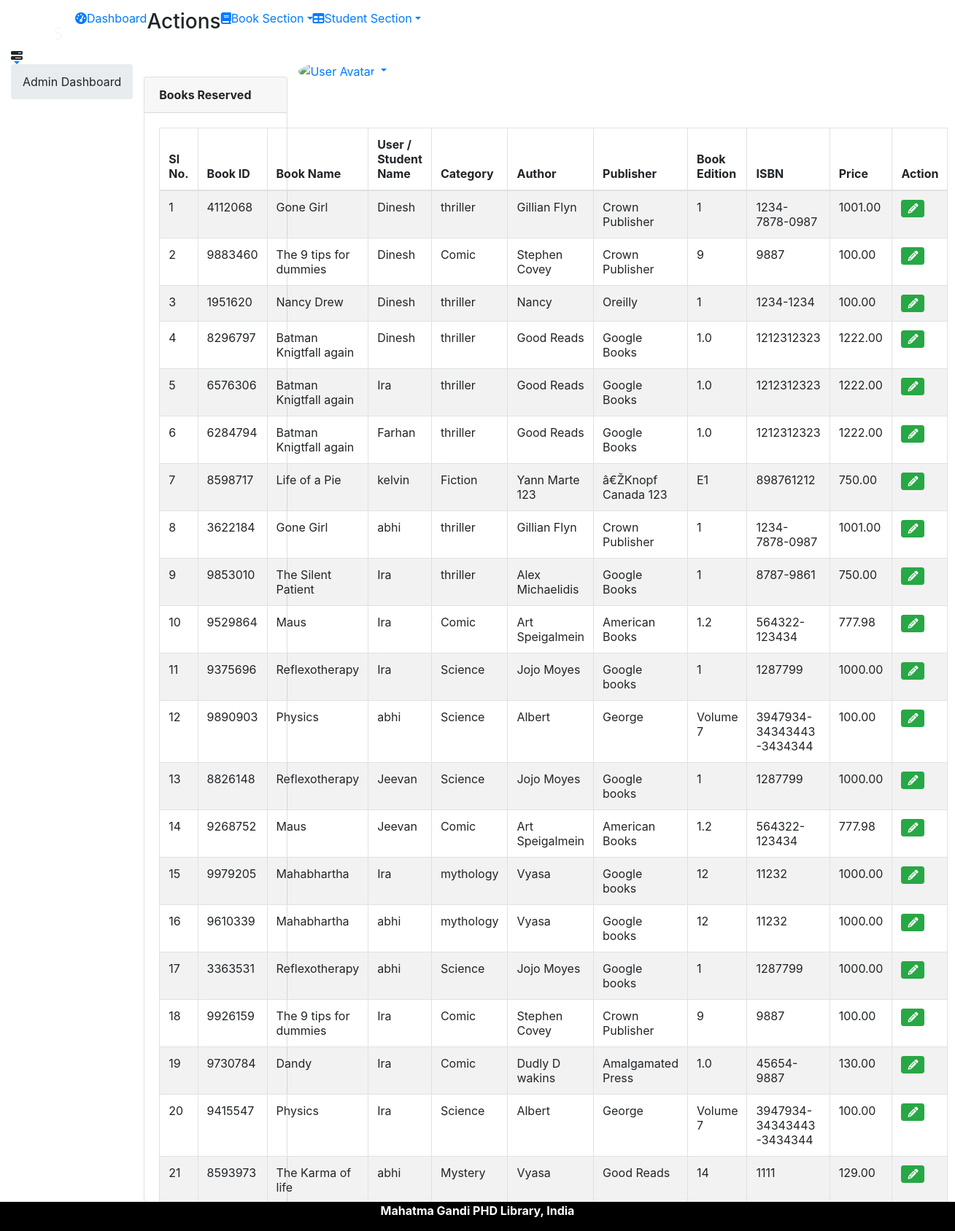
The page /admindashboard/books/reservedbooks.php (signed in) on the database its author committed.
### tables this page shows
CREATE TABLE `lmsbookloan` (
  `loanrunno` int(11) NOT NULL,
  `bookid` varchar(20) NOT NULL,
  `userid` int(50) NOT NULL,
  `createddate` datetime NOT NULL DEFAULT CURRENT_TIMESTAMP,
  `createdby` int(50) NOT NULL,
  `loanstartdate` varchar(90) NOT NULL,
  `loanenddate` varchar(90) NOT NULL,
  `loanstatus` varchar(50) NOT NULL,
  `lcactualreturndate` varchar(500) NOT NULL,
  `fine` decimal(10,2) NOT NULL
);

CREATE TABLE `lmsbook` (
  `bookid` varchar(20) NOT NULL,
  `ISBN` varchar(100) NOT NULL,
  `booktitle` varchar(200) NOT NULL,
  `bookedition` varchar(100) NOT NULL,
  `bookpublisher` varchar(80) NOT NULL,
  `bookprice` decimal(10,2) NOT NULL,
  `bookauthor` varchar(200) NOT NULL,
  `racknumber` varchar(50) NOT NULL,
  `bookonloan` varchar(100) NOT NULL,
  `bookcategory` varchar(50) NOT NULL,
  `createdby` int(50) NOT NULL,
  `createddate` datetime NOT NULL DEFAULT CURRENT_TIMESTAMP,
  `bookimage` varchar(50000) NOT NULL,
  `bookdesc` varchar(500) NOT NULL
);

CREATE TABLE `lmsaccount` (
  `userid` int(50) NOT NULL,
  `name` char(30) NOT NULL,
  `password` char(100) NOT NULL,
  `createddate` datetime NOT NULL DEFAULT CURRENT_TIMESTAMP,
  `createdby` char(16) NOT NULL,
  `userrole` char(20) NOT NULL
);

CREATE TABLE `lmslogo` (
  `no` int(11) NOT NULL,
  `college_details` varchar(500) NOT NULL,
  `image` varchar(500) NOT NULL
);

### admindashboard/include/config.php (called while the page is built, shortened)
<?php
 $con = new mysqli("localhost", "cc", "123456", "fenoza_library");
include $_SERVER['DOCUMENT_ROOT'] . "/install/library/include/functions.php";
$library = new Library();

### include/functions.php (called while the page is built, shortened)
<?php
class Library{
public function selectData($con, $select, $table){
	return mysqli_query($con, "select $select from $table");
}
}

### admindashboard/books/reservedbooks.php (the view, shortened to what this page needs)
<?php
include "../include/header.php";
$i = 1;
?>
<div class="content mt-3">
<div class="animated fadeIn">
<div class="row">
<div class="col-md-12">
<div class="card">
<div class="card-header">
<strong class="card-title">Books Reserved</strong>
</div>
<div class="card-body">
<?php if(isset($_SESSION['alert']))
$fetchbooks = $library->selectData($con, "*", "lmsbook inner join lmsbookloan on lmsbook.bookid = lmsbookloan.bookid inner join lmsaccount on lmsbookloan.userid = lmsaccount.userid where bookonloan = 'RESERVED' and loanstatus = 'RESERVED'");
	?>
<table id="bootstrap-data-table-export" class="table table-striped table-bordered">
<thead>
<tr>
<th>Sl No.</th>
 <th>Book ID</th>
<th>Book Name</th>
<th>User / Student Name</th>
<th>Category</th>
<th>Author</th>
<th>Publisher</th>
<th>Book Edition</th>
<th>ISBN</th>
<th>Price</th>
<th>Action</th>
</tr>
</thead>
<tbody>
<?php
while($rows = mysqli_fetch_assoc($fetchbooks)){
extract($rows);
	?>
<tr>
<td><?php
	echo $i++; ?></td>
<td><?php echo $bookid; ?></td>
<td><?php echo $booktitle; ?></td>
<td><?php echo $name; ?></td>
<td><?php echo $bookcategory; ?></td>
<td><?php echo $bookauthor; ?></td>
<td><?php echo $bookpublisher; ?></td>
<td><?php echo $bookedition; ?></td>
<td><?php echo $ISBN; ?></td>
<td><?php echo $bookprice; ?></td>
<td style = "width: auto"><div class = "btn-group">
<a href= "setreservebooks.php?loanno=<?php echo $loanrunno;?>&name=<?php echo $name;?>&book=<?php echo $booktitle?>&bookid=<?php echo $bookid;?>" class = "btn btn-success btn btn-sm fa fa-pencil"></a>
</div>
</td>
</tr>
		<?php   }  ?>
</tbody>
</table>
</div>
</div>
</div>
</div>
</div>
</div>
<?php
include "../include/footer.php";
?>

### admindashboard/include/footer.php (shortened to what this page needs)
<div class="footer">
 <p class="footer-text"> <b><?php echo $college_details; ?></b></p>
</div>
</body>
</html>

### admindashboard/include/header.php (style rules this page uses)
.row::after { content: ""; clear: both; display: table; }
.footer { position: fixed; left: 0; bottom: 0; width: 100%; background-color: black; text-align: center; }
.footer-text { color:#fff; }

### rows shown on the page
lmsbookloan: bookid "4112068", bookid.booktitle "Gone Girl", userid.name "Dinesh", bookid.bookcategory "thriller", bookid.bookauthor "Gillian Flyn", bookid.bookpublisher "Crown Publisher", bookid.bookedition "1", bookid.ISBN "1234-7878-0987", bookid.bookprice "1001.00"
lmsbookloan: bookid "9883460", bookid.booktitle "The 9 tips for dummies", userid.name "Dinesh", bookid.bookcategory "Comic", bookid.bookauthor "Stephen Covey", bookid.bookpublisher "Crown Publisher", bookid.bookedition "9", bookid.ISBN "9887", bookid.bookprice "100.00"
lmsbookloan: bookid "1951620", bookid.booktitle "Nancy Drew", userid.name "Dinesh", bookid.bookcategory "thriller", bookid.bookauthor "Nancy", bookid.bookpublisher "Oreilly", bookid.bookedition "1", bookid.ISBN "1234-1234", bookid.bookprice "100.00"
lmsbookloan: bookid "8296797", bookid.booktitle "Batman Knigtfall again", userid.name "Dinesh", bookid.bookcategory "thriller", bookid.bookauthor "Good Reads", bookid.bookpublisher "Google Books", bookid.bookedition "1.0", bookid.ISBN "1212312323", bookid.bookprice "1222.00"
lmsbookloan: bookid "6576306", bookid.booktitle "Batman Knigtfall again", userid.name "Ira", bookid.bookcategory "thriller", bookid.bookauthor "Good Reads", bookid.bookpublisher "Google Books", bookid.bookedition "1.0", bookid.ISBN "1212312323", bookid.bookprice "1222.00"
lmsbookloan: bookid "6284794", bookid.booktitle "Batman Knigtfall again", userid.name "Farhan", bookid.bookcategory "thriller", bookid.bookauthor "Good Reads", bookid.bookpublisher "Google Books", bookid.bookedition "1.0", bookid.ISBN "1212312323", bookid.bookprice "1222.00"
lmsbookloan: bookid "8598717", bookid.booktitle "Life of a Pie", userid.name "kelvin", bookid.bookcategory "Fiction", bookid.bookauthor "Yann Marte 123", bookid.bookpublisher "â€ŽKnopf Canada 123", bookid.bookedition "E1", bookid.ISBN "898761212", bookid.bookprice "750.00"
lmsbookloan: bookid "3622184", bookid.booktitle "Gone Girl", userid.name "abhi", bookid.bookcategory "thriller", bookid.bookauthor "Gillian Flyn", bookid.bookpublisher "Crown Publisher", bookid.bookedition "1", bookid.ISBN "1234-7878-0987", bookid.bookprice "1001.00"
lmsbookloan: bookid "9853010", bookid.booktitle "The Silent Patient", userid.name "Ira", bookid.bookcategory "thriller", bookid.bookauthor "Alex Michaelidis", bookid.bookpublisher "Google Books", bookid.bookedition "1", bookid.ISBN "8787-9861", bookid.bookprice "750.00"
lmsbookloan: bookid "9529864", bookid.booktitle "Maus", userid.name "Ira", bookid.bookcategory "Comic", bookid.bookauthor "Art Speigalmein", bookid.bookpublisher "American Books", bookid.bookedition "1.2", bookid.ISBN "564322-123434", bookid.bookprice "777.98"
lmsbookloan: bookid "9375696", bookid.booktitle "Reflexotherapy", userid.name "Ira", bookid.bookcategory "Science", bookid.bookauthor "Jojo Moyes", bookid.bookpublisher "Google books", bookid.bookedition "1", bookid.ISBN "1287799", bookid.bookprice "1000.00"
lmsbookloan: bookid "9890903", bookid.booktitle "Physics", userid.name "abhi", bookid.bookcategory "Science", bookid.bookauthor "Albert", bookid.bookpublisher "George", bookid.bookedition "Volume 7", bookid.ISBN "3947934-34343443-3434344", bookid.bookprice "100.00"
lmsbookloan: bookid "8826148", bookid.booktitle "Reflexotherapy", userid.name "Jeevan", bookid.bookcategory "Science", bookid.bookauthor "Jojo Moyes", bookid.bookpublisher "Google books", bookid.bookedition "1", bookid.ISBN "1287799", bookid.bookprice "1000.00"
lmsbookloan: bookid "9268752", bookid.booktitle "Maus", userid.name "Jeevan", bookid.bookcategory "Comic", bookid.bookauthor "Art Speigalmein", bookid.bookpublisher "American Books", bookid.bookedition "1.2", bookid.ISBN "564322-123434", bookid.bookprice "777.98"
lmsbookloan: bookid "9979205", bookid.booktitle "Mahabhartha", userid.name "Ira", bookid.bookcategory "mythology", bookid.bookauthor "Vyasa", bookid.bookpublisher "Google books", bookid.bookedition "12", bookid.ISBN "11232", bookid.bookprice "1000.00"
lmsbookloan: bookid "9610339", bookid.booktitle "Mahabhartha", userid.name "abhi", bookid.bookcategory "mythology", bookid.bookauthor "Vyasa", bookid.bookpublisher "Google books", bookid.bookedition "12", bookid.ISBN "11232", bookid.bookprice "1000.00"
lmsbookloan: bookid "3363531", bookid.booktitle "Reflexotherapy", userid.name "abhi", bookid.bookcategory "Science", bookid.bookauthor "Jojo Moyes", bookid.bookpublisher "Google books", bookid.bookedition "1", bookid.ISBN "1287799", bookid.bookprice "1000.00"
lmsbookloan: bookid "9926159", bookid.booktitle "The 9 tips for dummies", userid.name "Ira", bookid.bookcategory "Comic", bookid.bookauthor "Stephen Covey", bookid.bookpublisher "Crown Publisher", bookid.bookedition "9", bookid.ISBN "9887", bookid.bookprice "100.00"
lmsbookloan: bookid "9730784", bookid.booktitle "Dandy", userid.name "Ira", bookid.bookcategory "Comic", bookid.bookauthor "Dudly D wakins", bookid.bookpublisher "Amalgamated Press", bookid.bookedition "1.0", bookid.ISBN "45654-9887", bookid.bookprice "130.00"
lmsbookloan: bookid "9415547", bookid.booktitle "Physics", userid.name "Ira", bookid.bookcategory "Science", bookid.bookauthor "Albert", bookid.bookpublisher "George", bookid.bookedition "Volume 7", bookid.ISBN "3947934-34343443-3434344", bookid.bookprice "100.00"
lmsbookloan: bookid "8593973", bookid.booktitle "The Karma of life", userid.name "abhi", bookid.bookcategory "Mystery", bookid.bookauthor "Vyasa", bookid.bookpublisher "Good Reads", bookid.bookedition "14", bookid.ISBN "1111", bookid.bookprice "129.00"
lmslogo: college_details "Mahatma Gandi PHD Library, India"
